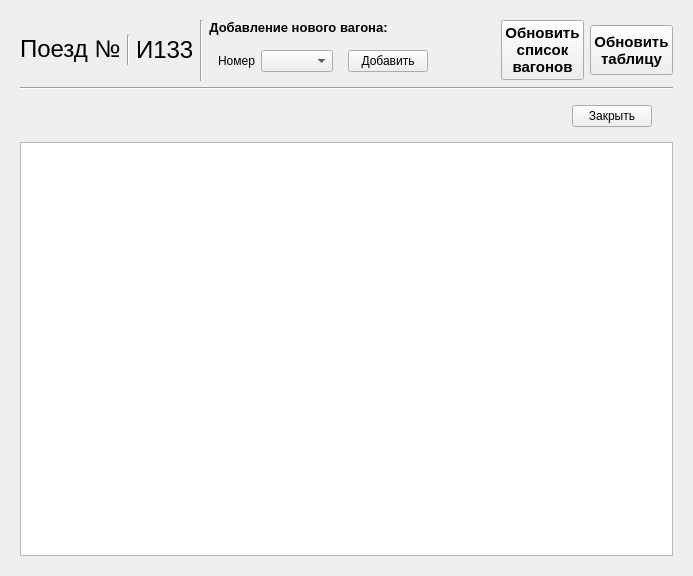
<?xml version="1.0" encoding="UTF-8"?>
<ui version="4.0">
 <class>Form</class>
 <widget class="QWidget" name="Form">
  <property name="geometry">
   <rect>
    <x>0</x>
    <y>0</y>
    <width>693</width>
    <height>576</height>
   </rect>
  </property>
  <property name="windowTitle">
   <string>Form</string>
  </property>
  <layout class="QVBoxLayout" name="verticalLayout_2">
   <item>
    <widget class="QWidget" name="widget" native="true">
     <layout class="QVBoxLayout" name="verticalLayout_3">
      <item>
       <layout class="QHBoxLayout" name="horizontalLayout_2">
        <item>
         <layout class="QGridLayout" name="gridLayout_2">
          <item row="0" column="0">
           <layout class="QHBoxLayout" name="horizontalLayout_7">
            <item>
             <widget class="QLabel" name="label_2">
              <property name="sizePolicy">
               <sizepolicy hsizetype="Preferred" vsizetype="Fixed">
                <horstretch>0</horstretch>
                <verstretch>0</verstretch>
               </sizepolicy>
              </property>
              <property name="maximumSize">
               <size>
                <width>16777215</width>
                <height>30</height>
               </size>
              </property>
              <property name="font">
               <font>
                <pointsize>18</pointsize>
               </font>
              </property>
              <property name="text">
               <string>Поезд №</string>
              </property>
              <property name="alignment">
               <set>Qt::AlignLeading|Qt::AlignLeft|Qt::AlignTop</set>
              </property>
             </widget>
            </item>
            <item>
             <widget class="Line" name="line">
              <property name="sizePolicy">
               <sizepolicy hsizetype="Fixed" vsizetype="Ignored">
                <horstretch>0</horstretch>
                <verstretch>0</verstretch>
               </sizepolicy>
              </property>
              <property name="orientation">
               <enum>Qt::Vertical</enum>
              </property>
             </widget>
            </item>
            <item>
             <widget class="QLabel" name="train_number">
              <property name="sizePolicy">
               <sizepolicy hsizetype="Preferred" vsizetype="Fixed">
                <horstretch>0</horstretch>
                <verstretch>0</verstretch>
               </sizepolicy>
              </property>
              <property name="maximumSize">
               <size>
                <width>16777215</width>
                <height>30</height>
               </size>
              </property>
              <property name="font">
               <font>
                <pointsize>18</pointsize>
               </font>
              </property>
              <property name="text">
               <string>И133</string>
              </property>
             </widget>
            </item>
           </layout>
          </item>
         </layout>
        </item>
        <item>
         <widget class="Line" name="line_3">
          <property name="sizePolicy">
           <sizepolicy hsizetype="Fixed" vsizetype="Ignored">
            <horstretch>0</horstretch>
            <verstretch>0</verstretch>
           </sizepolicy>
          </property>
          <property name="orientation">
           <enum>Qt::Vertical</enum>
          </property>
         </widget>
        </item>
        <item>
         <layout class="QVBoxLayout" name="verticalLayout">
          <item>
           <widget class="QLabel" name="label_10">
            <property name="sizePolicy">
             <sizepolicy hsizetype="Fixed" vsizetype="Fixed">
              <horstretch>0</horstretch>
              <verstretch>0</verstretch>
             </sizepolicy>
            </property>
            <property name="minimumSize">
             <size>
              <width>90</width>
              <height>0</height>
             </size>
            </property>
            <property name="font">
             <font>
              <pointsize>10</pointsize>
              <weight>75</weight>
              <bold>true</bold>
             </font>
            </property>
            <property name="text">
             <string>&lt;html&gt;&lt;head/&gt;&lt;body&gt;&lt;p&gt;Добавление нового вагона:&lt;/p&gt;&lt;/body&gt;&lt;/html&gt;</string>
            </property>
            <property name="alignment">
             <set>Qt::AlignCenter</set>
            </property>
           </widget>
          </item>
          <item>
           <layout class="QHBoxLayout" name="horizontalLayout">
            <property name="sizeConstraint">
             <enum>QLayout::SetDefaultConstraint</enum>
            </property>
            <item>
             <widget class="QWidget" name="checkboxes_widget" native="true">
              <property name="sizePolicy">
               <sizepolicy hsizetype="Expanding" vsizetype="Fixed">
                <horstretch>0</horstretch>
                <verstretch>0</verstretch>
               </sizepolicy>
              </property>
              <layout class="QGridLayout" name="gridLayout">
               <item row="0" column="0">
                <widget class="QLabel" name="label_3">
                 <property name="sizePolicy">
                  <sizepolicy hsizetype="Fixed" vsizetype="Preferred">
                   <horstretch>0</horstretch>
                   <verstretch>0</verstretch>
                  </sizepolicy>
                 </property>
                 <property name="text">
                  <string>Номер</string>
                 </property>
                </widget>
               </item>
               <item row="0" column="1">
                <widget class="QComboBox" name="comboBox_carriages">
                 <property name="sizePolicy">
                  <sizepolicy hsizetype="Expanding" vsizetype="Fixed">
                   <horstretch>0</horstretch>
                   <verstretch>0</verstretch>
                  </sizepolicy>
                 </property>
                </widget>
               </item>
              </layout>
             </widget>
            </item>
            <item>
             <widget class="QPushButton" name="addNewCarriageBtn">
              <property name="text">
               <string>Добавить</string>
              </property>
             </widget>
            </item>
           </layout>
          </item>
         </layout>
        </item>
        <item>
         <spacer name="horizontalSpacer">
          <property name="orientation">
           <enum>Qt::Horizontal</enum>
          </property>
          <property name="sizeHint" stdset="0">
           <size>
            <width>13</width>
            <height>0</height>
           </size>
          </property>
         </spacer>
        </item>
        <item>
         <widget class="QPushButton" name="update_carriages_btn">
          <property name="sizePolicy">
           <sizepolicy hsizetype="Minimum" vsizetype="Preferred">
            <horstretch>0</horstretch>
            <verstretch>0</verstretch>
           </sizepolicy>
          </property>
          <property name="maximumSize">
           <size>
            <width>16777215</width>
            <height>60</height>
           </size>
          </property>
          <property name="font">
           <font>
            <pointsize>11</pointsize>
            <weight>75</weight>
            <bold>true</bold>
           </font>
          </property>
          <property name="text">
           <string>Обновить
список
вагонов</string>
          </property>
         </widget>
        </item>
        <item>
         <widget class="QPushButton" name="update_table_btn">
          <property name="sizePolicy">
           <sizepolicy hsizetype="Minimum" vsizetype="Fixed">
            <horstretch>0</horstretch>
            <verstretch>0</verstretch>
           </sizepolicy>
          </property>
          <property name="maximumSize">
           <size>
            <width>16777215</width>
            <height>50</height>
           </size>
          </property>
          <property name="font">
           <font>
            <pointsize>11</pointsize>
            <weight>75</weight>
            <bold>true</bold>
           </font>
          </property>
          <property name="text">
           <string>Обновить
таблицу</string>
          </property>
         </widget>
        </item>
       </layout>
      </item>
      <item>
       <widget class="Line" name="line_2">
        <property name="orientation">
         <enum>Qt::Horizontal</enum>
        </property>
       </widget>
      </item>
      <item>
       <widget class="QWidget" name="widget_4" native="true">
        <property name="sizePolicy">
         <sizepolicy hsizetype="Preferred" vsizetype="Fixed">
          <horstretch>0</horstretch>
          <verstretch>0</verstretch>
         </sizepolicy>
        </property>
        <layout class="QHBoxLayout" name="horizontalLayout_10">
         <property name="rightMargin">
          <number>21</number>
         </property>
         <item>
          <spacer name="horizontalSpacer_3">
           <property name="orientation">
            <enum>Qt::Horizontal</enum>
           </property>
           <property name="sizeHint" stdset="0">
            <size>
             <width>342</width>
             <height>20</height>
            </size>
           </property>
          </spacer>
         </item>
         <item>
          <widget class="QPushButton" name="save_changes_btn">
           <property name="text">
            <string>Закрыть</string>
           </property>
          </widget>
         </item>
        </layout>
       </widget>
      </item>
      <item>
       <widget class="QTableWidget" name="carriages_of_train">
        <property name="sizePolicy">
         <sizepolicy hsizetype="Expanding" vsizetype="MinimumExpanding">
          <horstretch>0</horstretch>
          <verstretch>0</verstretch>
         </sizepolicy>
        </property>
       </widget>
      </item>
     </layout>
    </widget>
   </item>
  </layout>
 </widget>
 <resources/>
 <connections/>
</ui>
